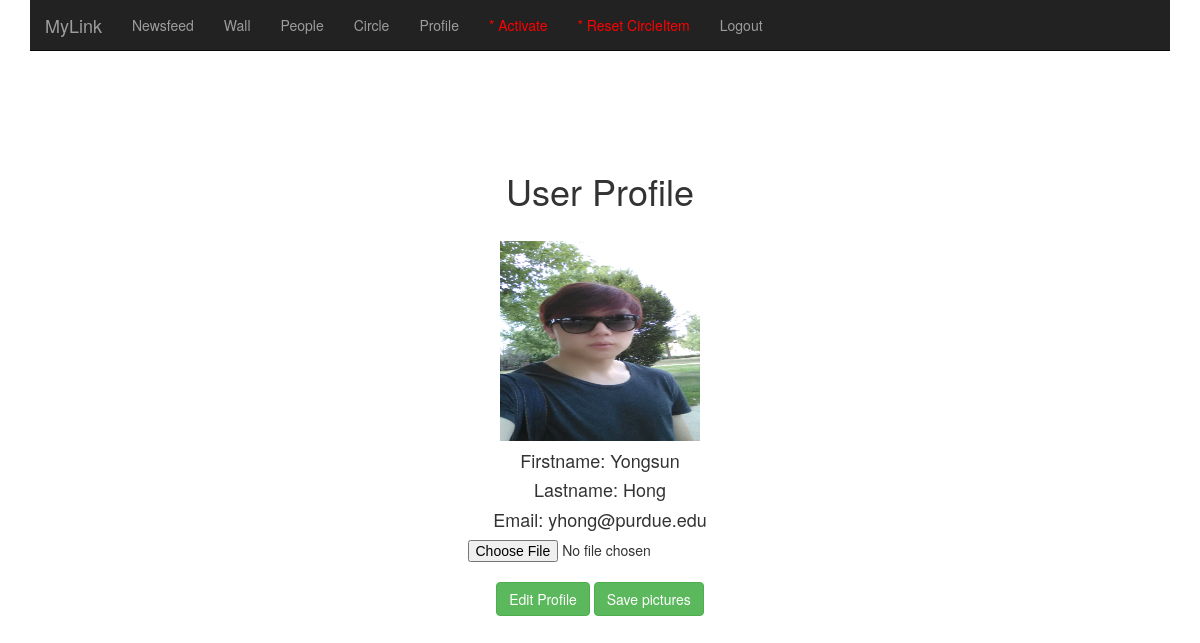
The page /profile (signed in) on the database its author committed.
### app/models.py (models this page shows, shortened)
class User(db.Model):
	uid = db.Column(db.Integer, primary_key=True)
	firstname = db.Column(db.String(100))
	lastname = db.Column(db.String(100))
	email = db.Column(db.String(120), unique=True)
	password = db.Column(db.String(54))
	pic = db.Column(db.String(100))
	activate = db.Column(db.Boolean)
	def is_authenticated(self):
		return True

### app/views.py (the view)
@app.route('/profile', methods=['GET','POST'])
@login_required
@csrf.exempt
def profile():
	form = ProfileForm()
	if form.validate_on_submit():
		if request.method == 'POST':
			file = request.files['file']
			if file and allowed_file(file.filename):
				filename = secure_filename(file.filename)
				file.save(os.path.join(IMAGE_SRC, filename))
				db.session.query(User).filter_by(uid=g.user.uid).update({"pic":filename})
				db.session.commit()
				return redirect(url_for('profile'))
			else:
				db.session.query(User).filter_by(uid=g.user.uid).update({"pic":''})
				db.session.commit()
				return redirect(url_for('profile'))
	return render_template('profile.html', user=g.user, form=form)

### app/forms.py
class ProfileForm(Form):
	pic = FileField('')

### app/views.py (called while the page is built)
@login_manager.user_loader
def load_user(uid):
	return User.query.get(int(uid))

@app.before_request
def before_request():
	g.user = current_user

### app/templates/profile.html (shortened to what this page needs)
{% extends "base.html" %}
{% block content %}
<div class="container marketing" align="center">
	<h1>User Profile</h1>
	<br>
	<div>
		{% if user.pic == '': %}
			<img data-src="holder.js/200x200" class="img-thumbnail" alt="200x200" data-holder-rendered="true" style="width: 200px; height: 200px;">
		{% else: %}
			<img src="{{url_for('static', filename = user.pic)}}", class="img-polaroid" alt="200x200" style="width: 200px; height: 200px;">
		{% endif %}
		<h4>Firstname: {{ user.firstname }}</h4>
		<h4>Lastname: {{ user.lastname }}</h4>
		<h4>Email: {{ user.email }}</h4>
	</div>
	<form class="form-signin" action="" method="post" enctype="multipart/form-data">
		<input type="file" onchange="onFileSelected(event)" name="file" data-filename-placement="inside">
		<br>
		<a class="btn btn-large btn-success"  href="{{url_for('edit')}}">Edit Profile</a>
		<input type="submit" class="btn btn-large btn-success" value="Save pictures">
	</form>
</div>
{% endblock %}

### rows shown on the page
User: pic (picture), firstname "Yongsun", lastname "Hong", email "yhong@purdue.edu"
